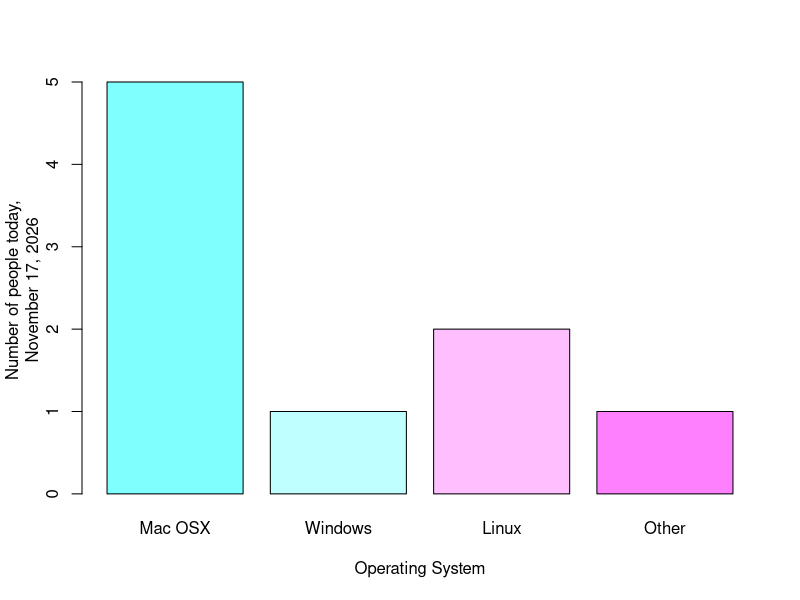

R code for this plot:
## ---- chunk 1
Sys.setenv(presentation_base_directory = "/home/jacoblevernier/ownCloudDesktopSyncFolder/Documents/Files in Transit/Time_Travel_for_Academics_Git_Presentation") # Following http://yihui.name/knitr/demo/engines/, this is currently the only way to set variables that can be shared across non-R code chunks that are bash-based (for other engines, variables have to be written to files to be shared across code chunks, apparently).
## ---- chunk 2

data_to_process <- read.csv("Demographic_Data_of_Audience_Participants.csv")

# Create a nice plot. For color palettes, see http://www.r-bloggers.com/color-palettes-in-r/

barplot(
  data_to_process$Number_of_People, # Bar heights
  names.arg = data_to_process$Operating_System, # Labels
  col = cm.colors(4), # Colors
  main = NULL, # Main title
  xlab = "Operating System", # X label
  ylab = c("Number of people today,", format(Sys.Date(), format="%B %d, %Y")) # Y label.
)

